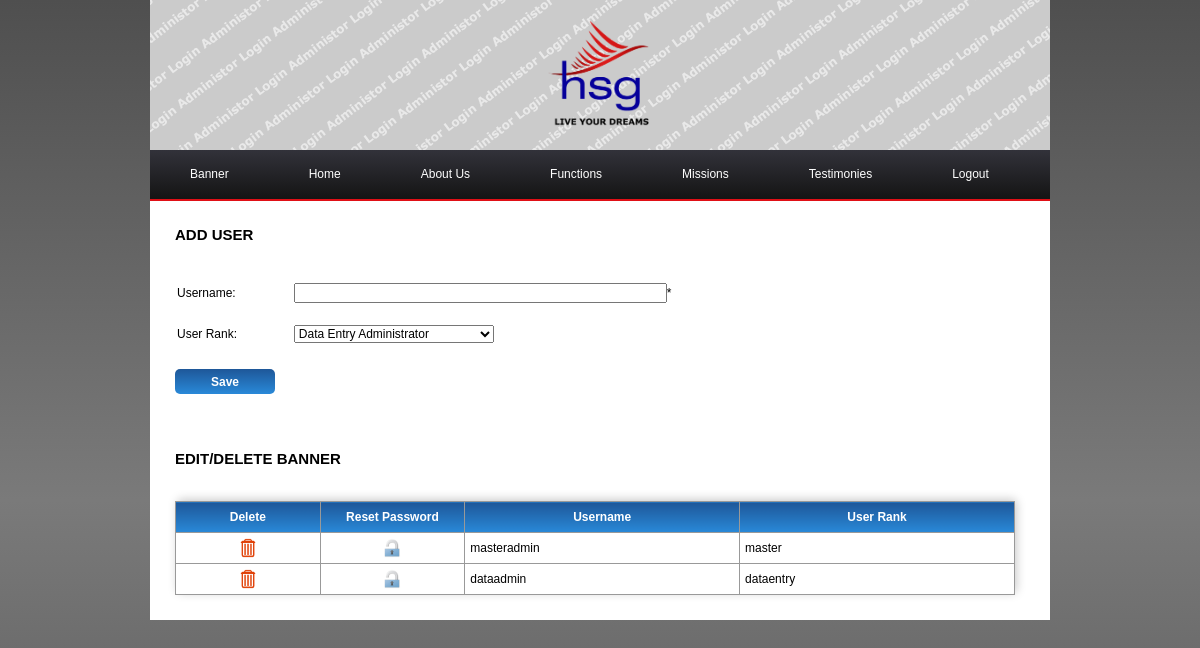
Screenshot of /administrator/usermanagement.php (signed in) with the database file from the repository.
### tables this page shows
CREATE TABLE IF NOT EXISTS `users` (
  `id` int(11) NOT NULL AUTO_INCREMENT,
  `username` varchar(20) NOT NULL,
  `password` varchar(200) NOT NULL,
  `rank` varchar(50) NOT NULL,
  PRIMARY KEY (`id`)
);

### administrator/library/usermanagementclass.php (the view, shortened to what this page needs)
<?php
if(!isset($_SESSION['username'])){
	header ('Location:index.php');
}else{
class usermanagementclass{
public function usermanagementform($errorstr){
echo'
<texttitle>ADD USER</texttitle>
<div id="errormsg" style="color:#FF0000">'.$errorstr.'
</div>
<br/><br/>
<form action="library/usermanagementadd.php" method="post" onkeypress="return event.keyCode != 13;">
<table border="0px" style="width:800px;margin-left:-10px" cellpadding="10px">
<tr>
<td width="100px">Username:</td>
<td width="700px"><input type="text" size="50" maxlength="20" name="username" />*</td>
</tr>
<tr>
<td width="100px">User Rank:</td>
<td width="700px">
<select name="rank" style="width:200px">
  <option value="dataentry"> Data Entry Administrator</option>
  <option value="master"> Master Administrator</option>
</select>
</td>
</table>
<br/>
<input type="hidden" name="actiontype" value="add">
<input type="submit" class="adminbutton adjustbutton" Value="Save">
</form>
';
}
public function usermanagementlistitem(){
require('opendb.php');
$querystr = "select * from users order by rank desc, username asc";
$result = $dbconn->query($querystr);
echo '<div><br/><br/><br/><br/>
<texttitle>EDIT/DELETE BANNER</texttitle>
<br/><br/>
	<table class="tabulatedata">
   <tr>
    <th width="100" scope="col">Delete</th>
    <th width="100" scope="col">Reset Password</th>
    <th width="200" scope="col">Username</th>
    <th width="200" scope="col">User Rank</th>
  </tr>';
$n=0;
while (($row = $result->fetch_assoc())&& $n<100){
echo '<tr>
    <td style="text-align:center;"><a href="#" onclick="deletedata(\'database\',\'users\',\''.$row["id"].'\')"><img src="images/remove.png" width="20px"/></a></td>
    <td style="text-align:center;"><a href="#" onclick="resetpassword(\''.$row["id"].'\')"><img src="images/reset.jpg" width="20px"/></a></td>
    <td>'.$row["username"].'</td>
    <td>'.$row["rank"].'</td>
  </tr>
  <form action="library/usermanagementadd.php" method="post"><input type="hidden" name="actiontype" value="reset"/><input type="hidden" name="id" value="'.$row["id"].'"/><input type="hidden" name="username" value="'.$row["username"].'"/><input type="submit" style="visibility:hidden;" id="submitreset'.$row["id"].'"/></form>
  ';
$n+=1;
}
echo '</table></div>';
}
}
}
?>

### administrator/css/adminlayout.css (style rules this page uses)
.tabulatedata { border-collapse:collapse; width:840px; border-radius: 5px 5px 5px 5px; cell-spacing:0; box-shadow: 2px -2px 10px 0px #CCC; -webkit-box-shadow: 2px -2px 10px 0px #CCC; -moz-box-shadow: 2px -2px 10px 0px #CCC; }
.tabulatedata tr td { border-width:1px; border-style:solid; border-color:#999; padding:5px; }
.tabulatedata tr th { border-width:1px; border-style:solid; border-color:#999; height:20px; color:#FFF; background: rgb(30,87,153); background: -moz-linear-gradient(top, rgba(30,87,153,1) 0%, rgba(41,137,216,1) 100%); background: -webkit-gradient(linear, left top, left bottom, color-stop(0%,rgba(30,87,153,1)), color-stop(100%,rgba(41,137,216,1))); background: -webkit-linear-gradient(top, rgba(30,87,153,1) 0%,rgba(41,137,216,1) 100%); background: -o-linear-gradient(top, rgba(30,87,153,1) 0%,rgba(41,137,216,1) 100%); background: -ms-linear-gradient(top, rgba(30,87,153,1) 0%,rgba(41,137,216,1) 100%); background: linear-gradient(to bottom, rgba(30,87,153,1) 0%,rgba(41,137,216,1) 100%); filter: progid:DXImageTransform.Microsoft.gradient( startColorstr='#1e5799', endColorstr='#2989d8',GradientType=0 ); padding:5px; }
input, select { font-size:12px; font-family:Verdana, Geneva, sans-serif; }
texttitle { font-weight:bold; font-size:15px; }
.adminbutton { width:100px; height:20px; border-radius: 5px 5px 5px 5px; padding-top:5px; text-align:center; color:#FFF; font-weight:bold; background: rgb(30,87,153); background: -moz-linear-gradient(top, rgba(30,87,153,1) 0%, rgba(41,137,216,1) 100%); background: -webkit-gradient(linear, left top, left bottom, color-stop(0%,rgba(30,87,153,1)), color-stop(100%,rgba(41,137,216,1))); background: -webkit-linear-gradient(top, rgba(30,87,153,1) 0%,rgba(41,137,216,1) 100%); background: -o-linear-gradient(top, rgba(30,87,153,1) 0%,rgba(41,137,216,1) 100%); background: -ms-linear-gradient(top, rgba(30,87,153,1) 0%,rgba(41,137,216,1) 100%); background: linear-gradient(to bottom, rgba(30,87,153,1) 0%,rgba(41,137,216,1) 100%); filter: progid:DXImageTransform.Microsoft.gradient( startColorstr='#1e5799', endColorstr='#2989d8',GradientType=0 ); }
.adjustbutton { height:25px; border:none; padding-top:1px; }

### rows the page displays
users: username "masteradmin", rank "master"
users: username "dataadmin", rank "dataentry"
